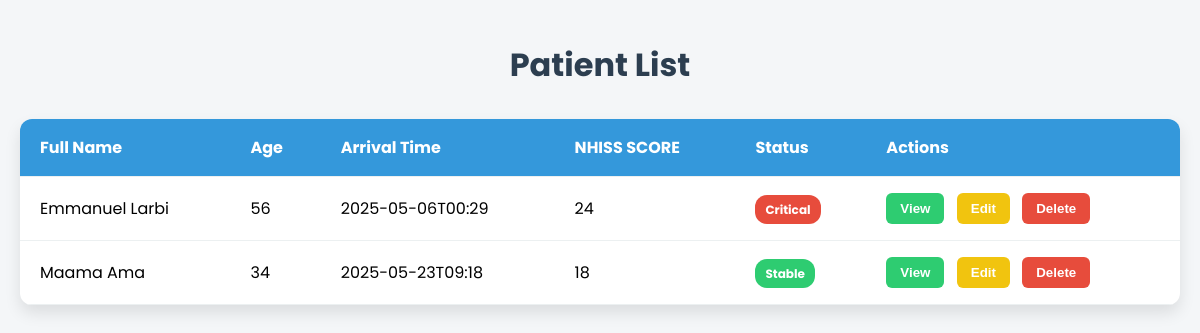
/patient_list, run on the app's committed database.
### app.py (models this page shows)
class Patient(db.Model):
    id = db.Column(db.Integer, primary_key=True)
    fullname = db.Column(db.String(300))
    age = db.Column(db.Integer)
    sex = db.Column(db.String(300))
    arrival = db.Column(db.Integer)
    systolic = db.Column(db.Integer)
    diastolic = db.Column(db.Integer)
    heart_rate = db.Column(db.Integer)
    temperature = db.Column(db.Integer)
    oxygen_saturation = db.Column(db.Integer)
    glucose = db.Column(db.Integer)
    current_medications = db.Column(db.String(300))
    allergies = db.Column(db.String(300))
    stroke_history = db.Column(db.String(500))
    medical_history = db.Column(db.String(500))
    radiologist_notes = db.Column(db.String(500))
    nhiss_score = db.Column(db.Integer)
    diagnosis = db.Column(db.String(500))
    treatment = db.Column(db.String(500))
    neuro_approved = db.Column(db.Boolean, default=False)
    ct_scan_filename = db.Column(db.String(255))

### app.py (the view)
@app.route('/patient_list')
@app.route('/patient_list')
def patient_list():
    patients = Patient.query.order_by(Patient.id.desc()).all()
    return render_template('patient_list.html', patients=patients)

### templates/patient_list.html (shortened to what this page needs)
<!DOCTYPE html>
<html lang="en">
<head>
</head>
<body>
  <h1>Patient List</h1>
  <table class="patient-table">
    <thead>
      <tr>
        <th>Full Name</th>
        <th>Age</th>
        <th>Arrival Time</th>
        <th>NHISS SCORE</th>
        <th>Status</th>
        <th>Actions</th>
      </tr>
    </thead>
    <tbody>
      {% for patient in patients %}
      <tr>
        <td>{{ patient.fullname }}</td>
        <td>{{ patient.age }}</td>
        <td>{{ patient.arrival }}</td>
        <td>{{ patient.nhiss_score }}</td>
        <td>
          {% set score = patient.nhiss_score|int %}
          {% if 21 <= score <= 42 %}
            <span class="badge critical">Critical</span>
          {% else %}
            <span class="badge stable">Stable</span>
          {% endif %}
        </td>
        <td class="actions">
          <button class="btn-view" onclick="window.location.href='/patients/{{ patient.id }}'">View</button>
          <button class="btn-edit" onclick="window.location.href='/patients/{{ patient.id }}/edit'">Edit</button>
          <button class="btn-delete" onclick="window.location.href='/patients/{{ patient.id }}/delete'">Delete</button>
        </td>
      </tr>
      {% endfor %}
    </tbody>
  </table>
</body>
</html>

### templates/patient_list.html (style rules this page uses)
body { font-family: 'Poppins', sans-serif; background-color: #f4f6f8; margin: 0; padding: 20px; }
h1 { text-align: center; margin-bottom: 30px; color: #2c3e50; }
.patient-table { width: 100%; border-collapse: collapse; background-color: white; border-radius: 12px; overflow: hidden; box-shadow: 0 8px 16px rgba(0, 0, 0, 0.1); }
.patient-table thead { background-color: #3498db; color: white; }
.patient-table th, .patient-table td { padding: 16px 20px; text-align: left; }
.patient-table tr { border-bottom: 1px solid #ecf0f1; }
.badge { padding: 6px 10px; border-radius: 12px; font-size: 12px; font-weight: bold; color: white; }
.stable { background-color: #2ecc71; }
.critical { background-color: #e74c3c; }
.actions button { padding: 8px 14px; margin-right: 8px; border: none; border-radius: 6px; font-weight: 600; cursor: pointer; transition: background 0.3s; }
.btn-view { background-color: #2ecc71; color: white; }
.btn-edit { background-color: #f1c40f; color: white; }
.btn-delete { background-color: #e74c3c; color: white; }

### data on the page
Patient: fullname "Emmanuel Larbi", age "56", arrival "2025-05-06T00:29", nhiss_score "24", shows "Critical"
Patient: fullname "Maama Ama", age "34", arrival "2025-05-23T09:18", nhiss_score "18", shows "Stable"
